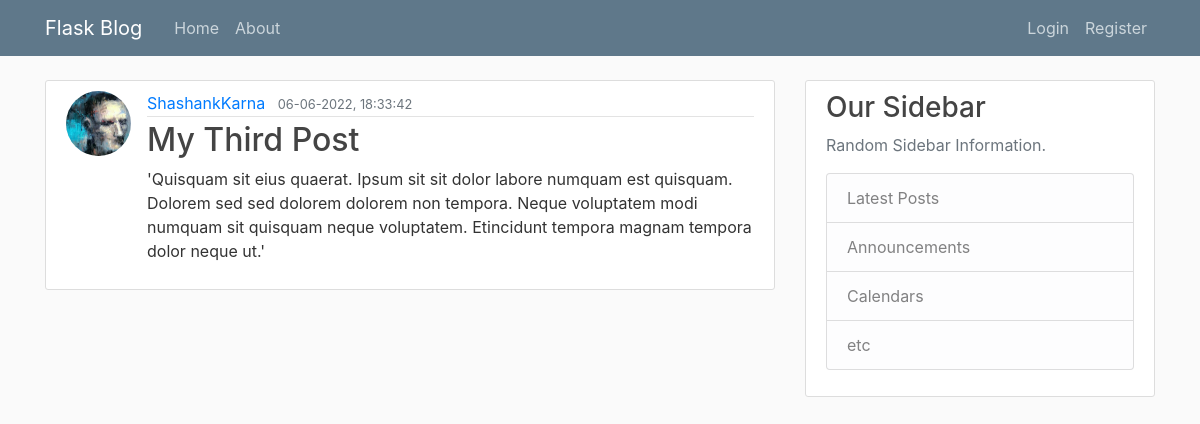
The app's page /post/4 with its own data.
### flaskblog/models.py (models this page shows, shortened)
class User(db.Model, UserMixin):
    id = db.Column(db.Integer, primary_key=True)
    username = db.Column(db.String(20), unique=True, nullable=False)
    email = db.Column(db.String(120), unique=True, nullable=False)
    image_file = db.Column(db.String(20), nullable=False, default="default.jpg")
    password = db.Column(db.String(60), nullable=False)
    posts = db.relationship("Post", backref="author", lazy=True)

class Post(db.Model):
    id = db.Column(db.Integer, primary_key=True)
    title = db.Column(db.String(100), nullable=False)
    date_posted = db.Column(db.DateTime, nullable=False, default=datetime.utcnow)
    content = db.Column(db.Text, nullable=False)
    user_id = db.Column(db.Integer, db.ForeignKey("user.id"), nullable=False)

### flaskblog/routes.py (the view)
@app.route("/post/<int:post_id>")
def post(post_id):
    post = Post.query.get_or_404(post_id)
    return render_template("post.html", title=post.title, post=post)

### flaskblog/templates/post.html (shortened to what this page needs)
{% extends "layout.html" %}
{% block content %}
<article class="media content-section">
    <img class="rounded-circle article-img" src="{{ url_for('static', filename='profile_pics/' + post.author.image_file) }}">
    <div class="media-body">
        <div class="article-metadata">
            <a class="mr-2" href="{{ url_for('user_posts', username=post.author.username) }}">{{ post.author.username }}</a>
            <small class="text-muted">{{ post.date_posted.strftime('%d-%m-%Y, %H:%M:%S') }}</small>
        </div>
        <h2 class="article-title">{{ post.title }}</h2>
        <p class="article-content">{{ post.content }}</p>
    </div>
</article>
{% endblock content %}

### flaskblog/static/main.css (style rules this page uses)
body { background: #fafafa; color: #333333; margin-top: 5rem; }
h1, h2, h3, h4, h5, h6 { color: #444444; }
.content-section { background: #ffffff; padding: 10px 20px; border: 1px solid #dddddd; border-radius: 3px; margin-bottom: 20px; }
.article-title { color: #444444; }
.article-content { white-space: pre-line; }
.article-img { height: 65px; width: 65px; margin-right: 16px; }
.article-metadata { padding-bottom: 1px; margin-bottom: 4px; border-bottom: 1px solid #e3e3e3 }

### records on screen
User: image_file (picture), author.username "ShashankKarna"
Post: date_posted "06-06-2022, 18:33:42", title "My Third Post", content "'Quisquam sit eius quaerat. Ipsum sit sit dolor labore numquam est quisquam. Dolorem sed sed dolorem dolorem non tempora. Neque voluptatem modi numquam sit quisquam neque voluptatem. Etincidunt tempora magnam tempora dolor neque ut.'"
